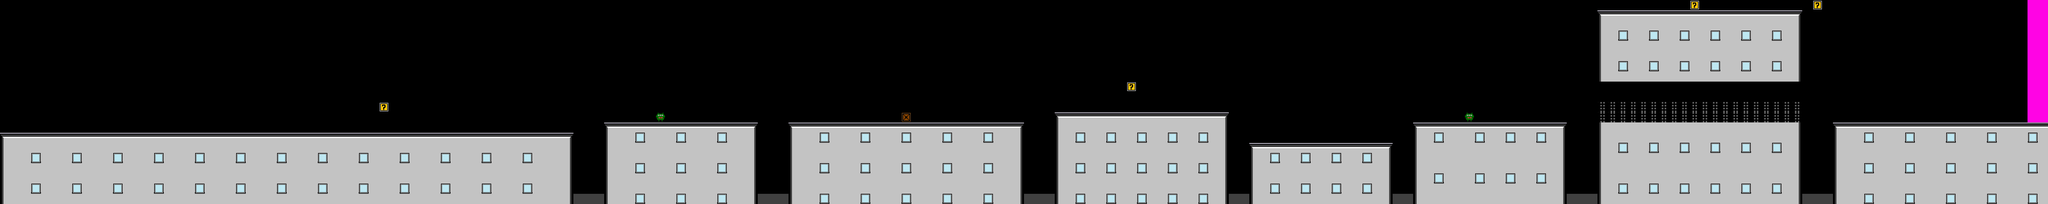

A level layout from a 2D game, rendered from its tile map. Below: a short description, then the map file with tile-grid data replaced by summaries:
An orthogonal 200x20 tile map with 32x32 px tiles, 2 tile layers (blocks, aliens), 2 hidden layers not drawn, 8 tilesets.

<map version="1.0" orientation="orthogonal" width="200" height="20" tilewidth="32" tileheight="32">
 <tileset firstgid="1" name="block" tilewidth="32" tileheight="32">
  <image source="block.png" width="224" height="32" />
 </tileset>
 <tileset firstgid="8" name="bonus" tilewidth="32" tileheight="32">
  <image source="bonus.png" width="32" height="32" />
 </tileset>
 <tileset firstgid="9" name="gate" tilewidth="32" tileheight="32">
  <image source="gate.png" width="32" height="32" />
 </tileset>
 <tileset firstgid="10" name="alien" tilewidth="32" tileheight="32">
  <image source="alien.png" width="32" height="32" />
 </tileset>
 <tileset firstgid="11" name="box" tilewidth="32" tileheight="32">
  <image source="box.png" width="32" height="32" />
 </tileset>
 <tileset firstgid="12" name="block221" tilewidth="32" tileheight="32">
  <image source="block221.png" width="32" height="32" />
 </tileset>
 <tileset firstgid="13" name="thumbsup" tilewidth="32" tileheight="32">
  <image source="thumbsup.png" width="32" height="32" />
 </tileset>
 <tileset firstgid="14" name="block_floor" tilewidth="32" tileheight="32">
  <image source="block_floor.png" width="32" height="32" />
 </tileset>
 <layer name="blocks" width="200" height="20">
  <data>[4000 cells, 1581 non-empty, 10 distinct tile ids]</data>
 </layer>
 <layer name="boxes" width="200" height="20" visible="0">
  <data>[4000 cells, 0 non-empty, 0 distinct tile ids]</data>
 </layer>
 <layer name="aliens" width="200" height="20">
  <data>[4000 cells, 31 non-empty, 4 distinct tile ids]</data>
 </layer>
 <layer name="bonuses" width="200" height="20" visible="0">
  <data>[4000 cells, 0 non-empty, 0 distinct tile ids]</data>
 </layer>
</map>